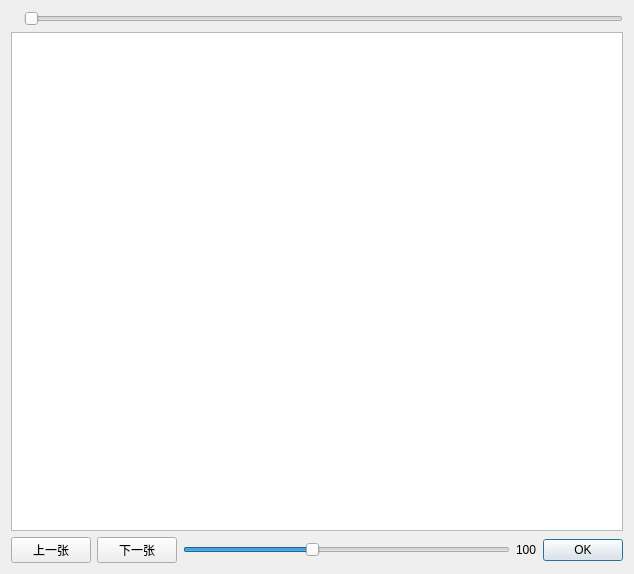
<?xml version="1.0" encoding="UTF-8"?>
<ui version="4.0">
 <class>ChangeThresholdDialog</class>
 <widget class="QDialog" name="ChangeThresholdDialog">
  <property name="geometry">
   <rect>
    <x>0</x>
    <y>0</y>
    <width>634</width>
    <height>574</height>
   </rect>
  </property>
  <property name="windowTitle">
   <string>设置阈值</string>
  </property>
  <layout class="QGridLayout" name="gridLayout">
   <item row="0" column="0">
    <layout class="QHBoxLayout" name="horizontalLayout_2">
     <item>
      <widget class="QLabel" name="lbHint">
       <property name="text">
        <string/>
       </property>
      </widget>
     </item>
     <item>
      <widget class="QSlider" name="sliderPic">
       <property name="orientation">
        <enum>Qt::Horizontal</enum>
       </property>
      </widget>
     </item>
    </layout>
   </item>
   <item row="1" column="0">
    <widget class="QGraphicsView" name="graphicsView"/>
   </item>
   <item row="2" column="0">
    <layout class="QHBoxLayout" name="horizontalLayout">
     <item>
      <widget class="QPushButton" name="btnLeft">
       <property name="text">
        <string>上一张</string>
       </property>
      </widget>
     </item>
     <item>
      <widget class="QPushButton" name="btnRight">
       <property name="text">
        <string>下一张</string>
       </property>
      </widget>
     </item>
     <item>
      <widget class="QSlider" name="slider">
       <property name="maximum">
        <number>255</number>
       </property>
       <property name="value">
        <number>100</number>
       </property>
       <property name="orientation">
        <enum>Qt::Horizontal</enum>
       </property>
      </widget>
     </item>
     <item>
      <widget class="QLabel" name="label">
       <property name="text">
        <string>100</string>
       </property>
      </widget>
     </item>
     <item>
      <widget class="QPushButton" name="btnOK">
       <property name="text">
        <string>OK</string>
       </property>
       <property name="default">
        <bool>true</bool>
       </property>
      </widget>
     </item>
    </layout>
   </item>
  </layout>
 </widget>
 <resources/>
 <connections>
  <connection>
   <sender>slider</sender>
   <signal>valueChanged(int)</signal>
   <receiver>label</receiver>
   <slot>setNum(int)</slot>
   <hints>
    <hint type="sourcelabel">
     <x>269</x>
     <y>553</y>
    </hint>
    <hint type="destinationlabel">
     <x>537</x>
     <y>547</y>
    </hint>
   </hints>
  </connection>
  <connection>
   <sender>btnOK</sender>
   <signal>clicked()</signal>
   <receiver>ChangeThresholdDialog</receiver>
   <slot>accept()</slot>
   <hints>
    <hint type="sourcelabel">
     <x>570</x>
     <y>556</y>
    </hint>
    <hint type="destinationlabel">
     <x>570</x>
     <y>566</y>
    </hint>
   </hints>
  </connection>
 </connections>
</ui>
